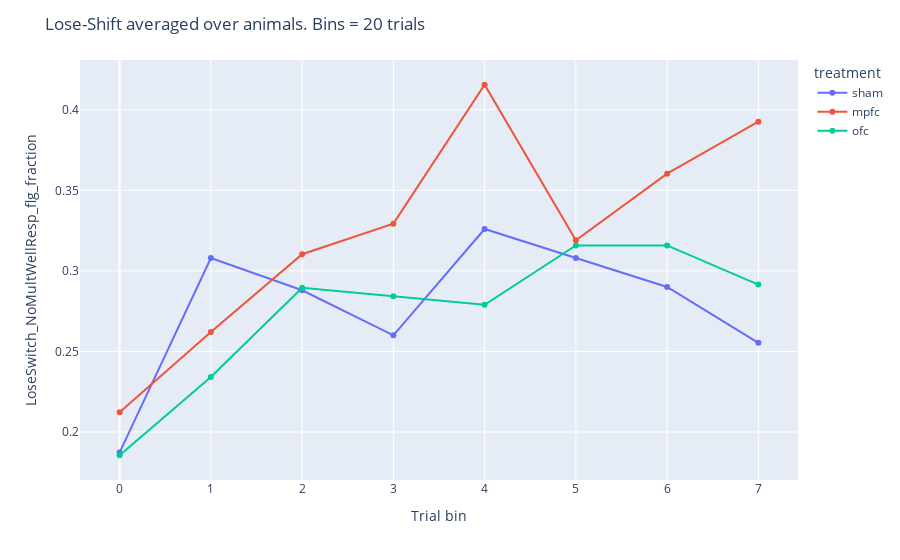

The notebook cell saved with this chart:
### Markdown cell above
**Lose-Switch**

### Code cell
df = preprocessing.bin_data(df, 20)
ls_bin = plotting.bin_and_aggregate_flag(df, "LoseSwitch_NoMultWellResp_flg")
fig = plotting.line_by_treatment_across_bins(
    ls_bin,
    y="LoseSwitch_NoMultWellResp_flg_fraction",
    category_orders=cat,
    title="Lose-Shift averaged over animals. Bins = 20 trials"
)

fig.write_image(export_path + "/lose-shift_binned.svg")

fig.show()

### Figure 1 — Plotly figure (JSON) as saved in the notebook; plotly's stock layout.template omitted (floating-point values rounded to 4 significant figures)
{"data": [{"hovertemplate": "treatment=sham<br>Trial bin=%{x}<br>LoseSwitch_NoMultWellResp_flg_fraction=%{y}<extra></extra>", "legendgroup": "sham", "line": {"color": "#636efa", "dash": "solid"}, "marker": {"symbol": "circle"}, "mode": "lines+markers", "name": "sham", "orientation": "v", "showlegend": true, "type": "scatter", "x": [0, 1, 2, 3, 4, 5, 6, 7], "xaxis": "x", "y": [0.1874, 0.308, 0.288, 0.26, 0.326, 0.308, 0.29, 0.2554], "yaxis": "y"}, {"hovertemplate": "treatment=mpfc<br>Trial bin=%{x}<br>LoseSwitch_NoMultWellResp_flg_fraction=%{y}<extra></extra>", "legendgroup": "mpfc", "line": {"color": "#EF553B", "dash": "solid"}, "marker": {"symbol": "circle"}, "mode": "lines+markers", "name": "mpfc", "orientation": "v", "showlegend": true, "type": "scatter", "x": [0, 1, 2, 3, 4, 5, 6, 7], "xaxis": "x", "y": [0.2123, 0.2621, 0.3103, 0.3293, 0.4155, 0.319, 0.3603, 0.3926], "yaxis": "y"}, {"hovertemplate": "treatment=ofc<br>Trial bin=%{x}<br>LoseSwitch_NoMultWellResp_flg_fraction=%{y}<extra></extra>", "legendgroup": "ofc", "line": {"color": "#00cc96", "dash": "solid"}, "marker": {"symbol": "circle"}, "mode": "lines+markers", "name": "ofc", "orientation": "v", "showlegend": true, "type": "scatter", "x": [0, 1, 2, 3, 4, 5, 6, 7], "xaxis": "x", "y": [0.1856, 0.2342, 0.2895, 0.2842, 0.2789, 0.3158, 0.3158, 0.2915], "yaxis": "y"}], "layout": {"legend": {"title": {"text": "treatment"}, "tracegroupgap": 0}, "margin": {"t": 60}, "title": {"text": "Lose-Shift averaged over animals. Bins = 20 trials"}, "xaxis": {"anchor": "y", "domain": [0, 1], "title": {"text": "Trial bin"}}, "yaxis": {"anchor": "x", "domain": [0, 1], "title": {"text": "LoseSwitch_NoMultWellResp_flg_fraction"}}}}
